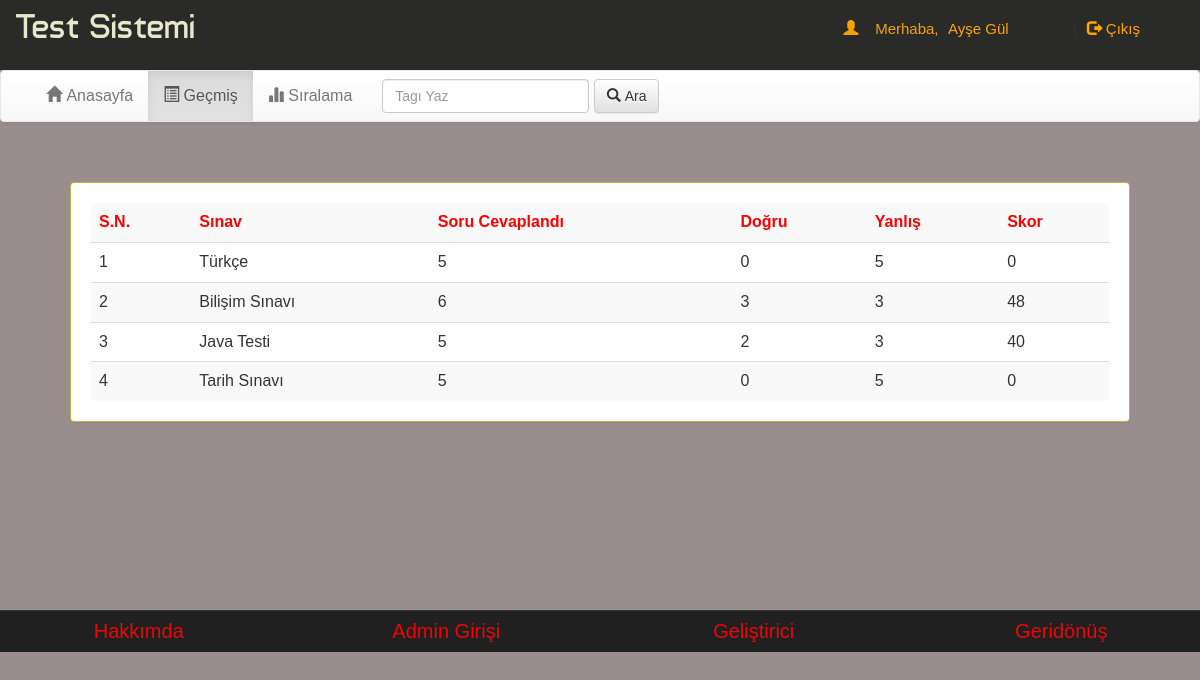
Page /account.php?q=2 (signed in) on the committed database.
### tables this page shows
CREATE TABLE `history` (
  `email` varchar(50) NOT NULL,
  `eid` text NOT NULL,
  `skor` int(11) NOT NULL,
  `level` int(11) NOT NULL,
  `sahi` int(11) NOT NULL,
  `wrong` int(11) NOT NULL,
  `date` timestamp NOT NULL DEFAULT current_timestamp() ON UPDATE current_timestamp()
);

CREATE TABLE `quiz` (
  `eid` text NOT NULL,
  `title` varchar(100) NOT NULL,
  `sahi` int(11) NOT NULL,
  `wrong` int(11) NOT NULL,
  `total` int(11) NOT NULL,
  `time` bigint(20) NOT NULL,
  `intro` text NOT NULL,
  `tag` varchar(100) NOT NULL,
  `date` timestamp NOT NULL DEFAULT current_timestamp() ON UPDATE current_timestamp()
);

### account.php (the view, shortened to what this page needs)
<head>
<link  rel="stylesheet" href="css/bootstrap.min.css"/>
 <link  rel="stylesheet" href="css/bootstrap-theme.min.css"/>
 <link rel="stylesheet" href="css/main.css">
 <link  rel="stylesheet" href="css/font.css">
</head>
<body>
<div class="header">
<div class="row">
<div class="col-lg-6">
<span class="logo">Test Sistemi</span></div>
<div class="col-md-4 col-md-offset-2">
 <?php
 include_once 'dbConnection.php';
  if(!(isset($_SESSION['email']))){
header("location:index.php");
}
else
{
$name = $_SESSION['name'];
$email=$_SESSION['email'];
echo '<span class="pull-right top title1" ><span class="log1"><span class="glyphicon glyphicon-user" aria-hidden="true"></span>&nbsp;&nbsp;&nbsp;&nbsp;Merhaba,</span> <a href="account.php?q=1" class="log log1">'.$name.'</a>&nbsp;|&nbsp;<a href="logout.php?q=account.php" class="log"><span class="glyphicon glyphicon-log-out" aria-hidden="true"></span>&nbsp;Çıkış</button></a></span>';
}?>
</div>
</div></div>
<div class="bg">
<nav class="navbar navbar-default title1">
  <div class="container-fluid">
    <div class="navbar-header">
      <a class="navbar-brand" href="#"><b></b></a>
    </div>
    <div class="collapse navbar-collapse" id="bs-example-navbar-collapse-1">
      <ul class="nav navbar-nav">
        <li <?php if(@$_GET['q']==1) echo'class="active"'; ?> ><a href="account.php?q=1"><span class="glyphicon glyphicon-home" aria-hidden="true"></span>&nbsp;Anasayfa<span class="sr-only">(current)</span></a></li>
        <li <?php if(@$_GET['q']==2) echo'class="active"'; ?>><a href="account.php?q=2"><span class="glyphicon glyphicon-list-alt" aria-hidden="true"></span>&nbsp;Geçmiş</a></li>
		<li <?php if(@$_GET['q']==3) echo'class="active"'; ?>><a href="account.php?q=3"><span class="glyphicon glyphicon-stats" aria-hidden="true"></span>&nbsp;Sıralama</a></li></ul>
            <form class="navbar-form navbar-left" role="search">
        <div class="form-group">
          <input type="text" class="form-control" placeholder="Tagı Yaz ">
        </div>
        <button type="submit" class="btn btn-default"><span class="glyphicon glyphicon-search" aria-hidden="true"></span>&nbsp;Ara</button>
      </form>
      </div>
  </div>
</nav>
<div class="container">
<div class="row">
<div class="col-md-12">
<?php
if(@$_GET['q']== 2)
{
$q=mysqli_query($con,"SELECT * FROM history WHERE email='$email' ORDER BY date DESC " )or die('Error197');
echo  '<div class="panel title">
<table class="table table-striped title1" >
<tr style="color:red"><td><b>S.N.</b></td><td><b>Sınav</b></td><td><b>Soru Cevaplandı</b></td><td><b>Doğru</b></td><td><b>Yanlış<b></td><td><b>Skor</b></td>';
$c=0;
while($row=mysqli_fetch_array($q) )
{
$eid=$row['eid'];
$s=$row['skor'];
$w=$row['wrong'];
$r=$row['sahi'];
$qa=$row['level'];
$q23=mysqli_query($con,"SELECT title FROM quiz WHERE  eid='$eid' " )or die('Error208');
while($row=mysqli_fetch_array($q23) )
{
$title=$row['title'];
}
$c++;
echo '<tr><td>'.$c.'</td><td>'.$title.'</td><td>'.$qa.'</td><td>'.$r.'</td><td>'.$w.'</td><td>'.$s.'</td></tr>';
}
echo'</table></div>';
}
?>
</div></div></div></div>
<div class="row footer">
<div class="col-md-3 box">
<a href="https://www.facebook.com/musathan07" target="_blank">Hakkımda</a>
</div>
<div class="col-md-3 box">
<a href="#" data-toggle="modal" data-target="#login">Admin Girişi</a></div>
<div class="col-md-3 box">
<a href="#" data-toggle="modal" data-target="#developers">Geliştirici</a>
</div>
<div class="col-md-3 box">
<a href="feedback.php" target="_blank">Geridönüş</a></div></div>
</body>
</html>

### css/main.css (style rules this page uses)
body { overflow-x:hidden; width:100%; font: 15px "Century Gothic", "Times Roman", sans-serif; background:rgb(153, 141, 141); min-height:550px; background-attachment:fixed; }
.bg { min-height:540px; }
.panel { border-color:rgb(199, 174, 63); margin:40px; padding:20px; font: 15px "Century Gothic", "Times Roman", sans-serif; }
.title { font-family:'typo'; }
.header { background:#2a2b29; height:70px; }
.logo { font-family:'typo'; font-size:35px; color:#e7e7cb; margin:15px; }
.title1 { font: 16px "Century Gothic", "Times Roman", sans-serif; }
.footer { font-size:15px; text-align:center; border-top:1px solid; border-color:#323232; background-color:#202020; }
.footer a { margin:25px; color:rgb(236, 6, 6); text-decoration:none; font: 20px "Century Gothic", "Times Roman", sans-serif; }
.box { padding:9px; }
.top { margin-top:20px; }
.log1 { font: 15px 'Ubuntu', sans-serif; color:rgb(245, 161, 7); margin-left:10px; }
.log { margin:10px; margin-right:60px; margin-left:5px; color:orange; text-decoration:none; font-size:20px; font-size:15px; }

### rows in the picture
history: eid.title "Türkçe", level "5", sahi "0", wrong "5", skor "0"
history: eid.title "Bilişim Sınavı", level "6", sahi "3", wrong "3", skor "48"
history: eid.title "Java Testi", level "5", sahi "2", wrong "3", skor "40"
history: eid.title "Tarih Sınavı", level "5", sahi "0", wrong "5", skor "0"

### other values in the picture
$name "Ayşe Gül"
